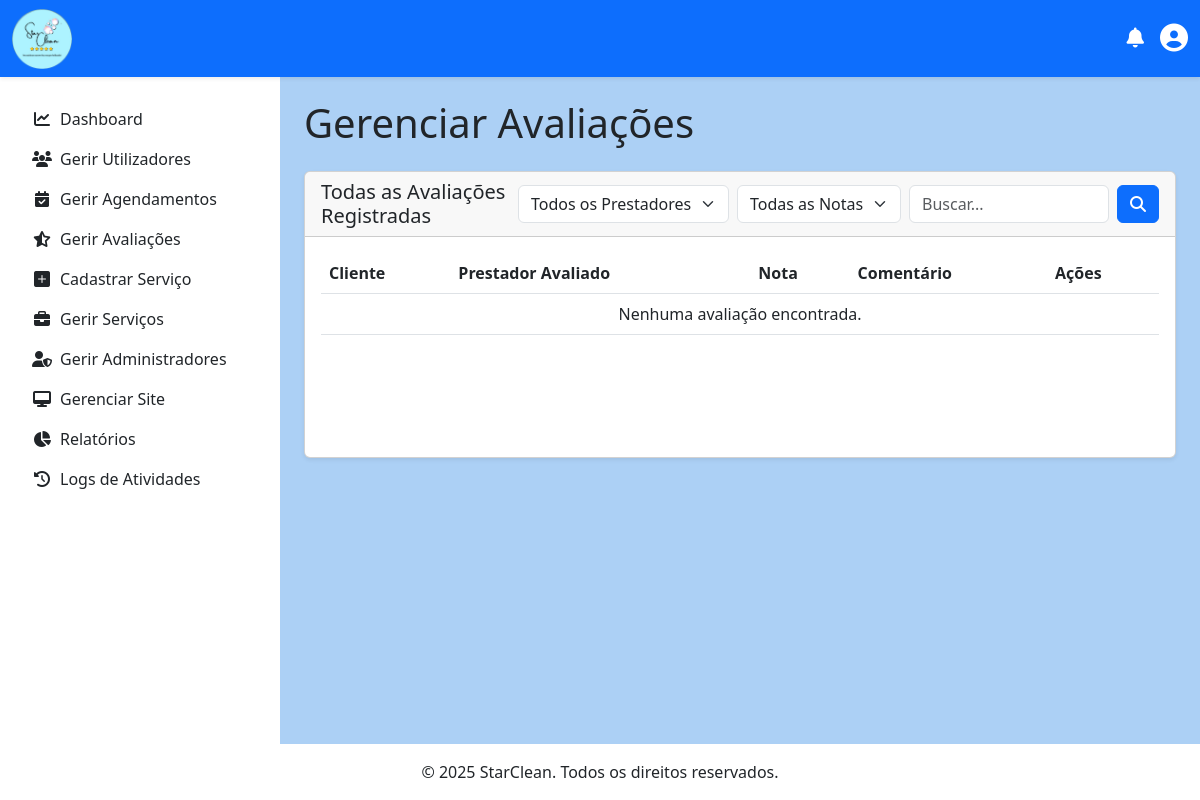
Page /admin/gerir_avaliacoes.php (signed in) on the earlier database version.
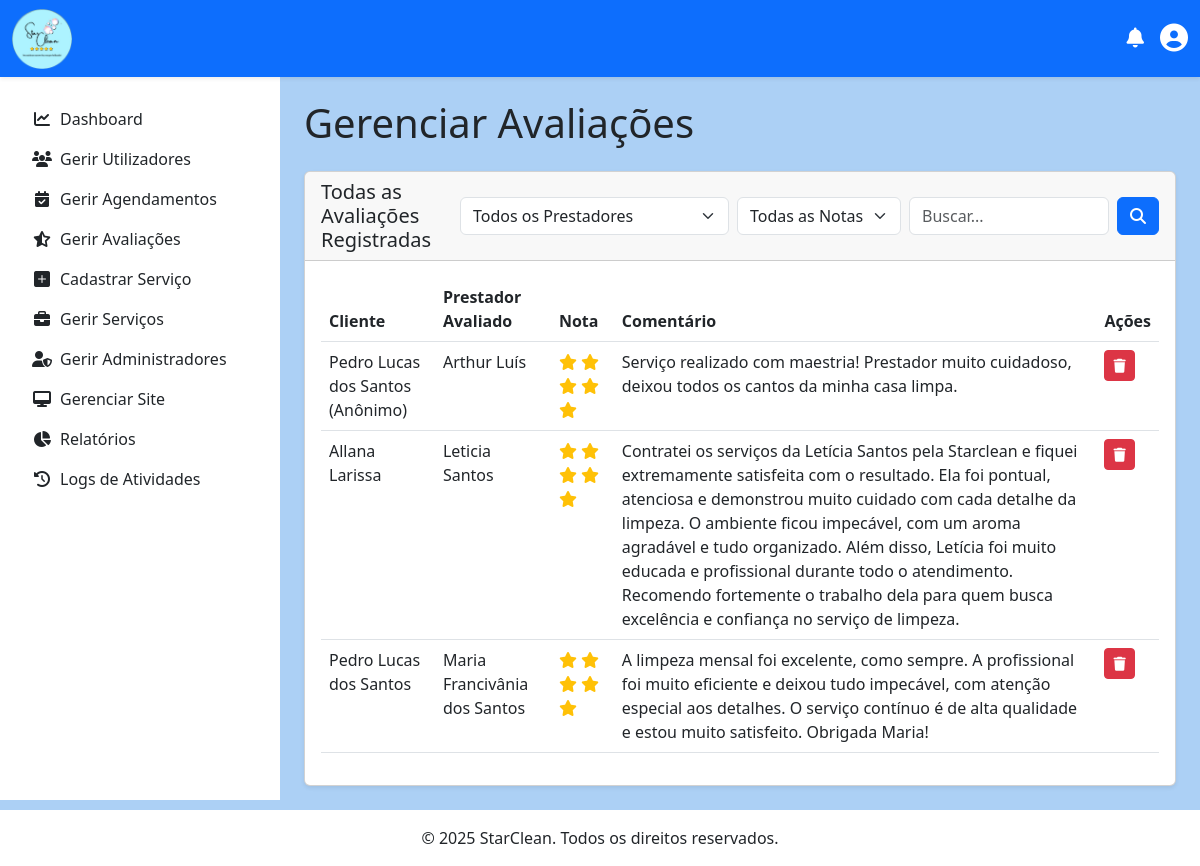
Same page on the later database version.
### tables this page shows
CREATE TABLE `avaliacao_prestador` (
  `id` int(11) NOT NULL,
  `Cliente_id` int(11) NOT NULL,
  `Prestador_id` int(11) NOT NULL,
  `nota` int(11) DEFAULT NULL,
  `comentario` text DEFAULT NULL,
  `oculto` tinyint(1) NOT NULL DEFAULT 0
);

CREATE TABLE `cliente` (
  `id` int(11) NOT NULL,
  `nome` varchar(45) NOT NULL,
  `sobrenome` varchar(45) NOT NULL,
  `email` varchar(150) NOT NULL,
  `data_nascimento` date NOT NULL,
  `telefone` varchar(20) NOT NULL,
  `cpf` varchar(14) NOT NULL,
  `password` varchar(255) NOT NULL,
  `receber_notificacoes_email` tinyint(1) NOT NULL DEFAULT 1,
  `criado_em` timestamp NOT NULL DEFAULT current_timestamp(),
  `atualizado_em` timestamp NOT NULL DEFAULT current_timestamp() ON UPDATE current_timestamp()
);

CREATE TABLE `prestador` (
  `id` int(11) NOT NULL,
  `nome` varchar(100) NOT NULL,
  `sobrenome` varchar(100) NOT NULL,
  `cpf` varchar(18) NOT NULL,
  `email` varchar(150) NOT NULL,
  `telefone` varchar(20) NOT NULL,
  `especialidade` varchar(100) NOT NULL,
  `password` varchar(255) NOT NULL,
  `receber_notificacoes_email` tinyint(1) NOT NULL DEFAULT 1,
  `descricao` text NOT NULL,
  `criado_em` timestamp NOT NULL DEFAULT current_timestamp(),
  `atualizado_em` timestamp NOT NULL DEFAULT current_timestamp() ON UPDATE current_timestamp(),
  `Administrador_id` int(11) NOT NULL
);

### admin/gerir_avaliacoes.php (the view, shortened to what this page needs)
<?php
$avaliacoes = [];
$filtro_prestador = $_GET['prestador_id'] ?? '';
$filtro_nota = $_GET['nota'] ?? '';
$termo_busca = $_GET['q'] ?? '';
try {
    $pdo = obterConexaoPDO();
    $sql = "SELECT av.id, c.nome as nome_cliente, p.nome as nome_prestador, av.nota, av.comentario, av.oculto
         FROM avaliacao_prestador av
         JOIN cliente c ON av.Cliente_id = c.id
         JOIN prestador p ON av.Prestador_id = p.id";
    $params = [];
    $sql .= " ORDER BY av.id DESC";
    $stmt = $pdo->prepare($sql);
    $stmt->execute($params);
    $avaliacoes = $stmt->fetchAll(PDO::FETCH_ASSOC);
} catch (PDOException $e) {
    $mensagem_erro = "Erro ao carregar as avaliações.";
    error_log("Erro em gerir_avaliacoes.php: " . $e->getMessage());
}
include '../includes/header.php';
include '../includes/navbar_logged_in.php';
?>
        <?php include '../includes/menu.php'; ?>
<main class="d-flex">
    <?php include '../includes/sidebar.php'; ?>
    <div class="container-fluid p-4 flex-grow-1">
        <h1 class="mb-4">Gerenciar Avaliações</h1>
        <div class="card shadow-sm">
            <div class="card-header d-flex justify-content-between align-items-center">
                <h5 class="mb-0">Todas as Avaliações Registradas</h5>
                <form method="GET" action="gerir_avaliacoes.php" class="d-flex align-items-center gap-2">
                    <select name="prestador_id" class="form-select" style="width: auto;">
                        <option value="">Todos os Prestadores</option>
                    </select>
                    <select name="nota" class="form-select" style="width: auto;">
                        <option value="">Todas as Notas</option>
                    </select>
                    <input class="form-control" type="search" name="q" placeholder="Buscar..." value="<?= htmlspecialchars($termo_busca) ?>" style="width: 200px;">
                    <button class="btn btn-primary" type="submit"><i class="fas fa-search"></i></button>
                </form>
            </div>
            <div class="card-body">
                <div class="table-responsive">
                    <table class="table table-hover">
                        <thead>
                            <tr>
                                <th>Cliente</th>
                                <th>Prestador Avaliado</th>
                                <th>Nota</th>
                                <th>Comentário</th>
                                <th>Ações</th>
                            </tr>
                        </thead>
                        <tbody>
                            <?php if (empty($avaliacoes)): ?>
                                <?php if (!empty($termo_busca) || !empty($filtro_nota) || !empty($filtro_prestador)): ?>
                                    <tr><td colspan="5" class="text-center">Nenhuma avaliação encontrada para os filtros aplicados.</td></tr>
                                <?php else: ?>
                                    <tr><td colspan="5" class="text-center">Nenhuma avaliação encontrada.</td></tr>
                                <?php endif; ?>
                            <?php else: ?>
                                <?php foreach ($avaliacoes as $avaliacao): ?>
                                    <tr>
                                        <td><?= $avaliacao['oculto'] ? htmlspecialchars($avaliacao['nome_cliente']) . ' (Anônimo)' : htmlspecialchars($avaliacao['nome_cliente']) ?></td>
                                        <td><?= htmlspecialchars($avaliacao['nome_prestador']) ?></td>
                                        <td>
                                            <span class="text-warning">
                                                <?php for ($i = 1; $i <= 5; $i++): ?>
                                                    <i class="<?= ($i <= $avaliacao['nota']) ? 'fas' : 'far' ?> fa-star"></i>
                                                <?php endfor; ?>
                                            </span>
                                        </td>
                                        <td><?= htmlspecialchars($avaliacao['comentario'] ?: 'N/A') ?></td>
                                        <td>
                                            <a href="excluir_avaliacao.php?id=<?= $avaliacao['id'] ?>" class="btn btn-sm btn-danger" onclick="return confirm('Tem certeza que deseja excluir esta avaliação? Esta ação não pode ser desfeita.');" title="Excluir Avaliação">
                                                <i class="fas fa-trash"></i>
                                            </a>
                                        </td>
                                    </tr>
                                <?php endforeach; ?>
                            <?php endif; ?>
                        </tbody>
                    </table>
                </div>
            </div>
        </div>
    </div>
</main>
<?php include '../includes/footer.php'; ?>

Differences in the rows shown:
added avaliacao_prestador: Cliente.nome "Pedro Lucas dos Santos", Prestador.nome "Arthur Luís", nota 5 (drawn), comentario "Serviço realizado com maestria! Prestador muito cuidadoso, deixou todos os cantos da minha casa limpa."
added avaliacao_prestador: Cliente.nome "Allana Larissa", Prestador.nome "Leticia Santos", nota 5 (drawn), comentario "Contratei os serviços da Letícia Santos pela Starclean e fiquei extremamente satisfeita com o resultado. Ela foi pontual, atenciosa e demonstrou muito cuidado com cada detalhe da limpeza. O ambiente ficou impecável, com um aroma agradável e tudo organizado. Além disso, Letícia foi muito educada e profissional durante todo o atendimento. Recomendo fortemente o trabalho dela para quem busca excelência e confiança no serviço de limpeza."
added avaliacao_prestador: Cliente.nome "Pedro Lucas dos Santos", Prestador.nome "Maria Francivânia dos Santos", nota 5 (drawn), comentario "A limpeza mensal foi excelente, como sempre. A profissional foi muito eficiente e deixou tudo impecável, com atenção especial aos detalhes. O serviço contínuo é de alta qualidade e estou muito satisfeito. Obrigada Maria!"
Other differences:
text no longer shown: "Nenhuma avaliação encontrada."
